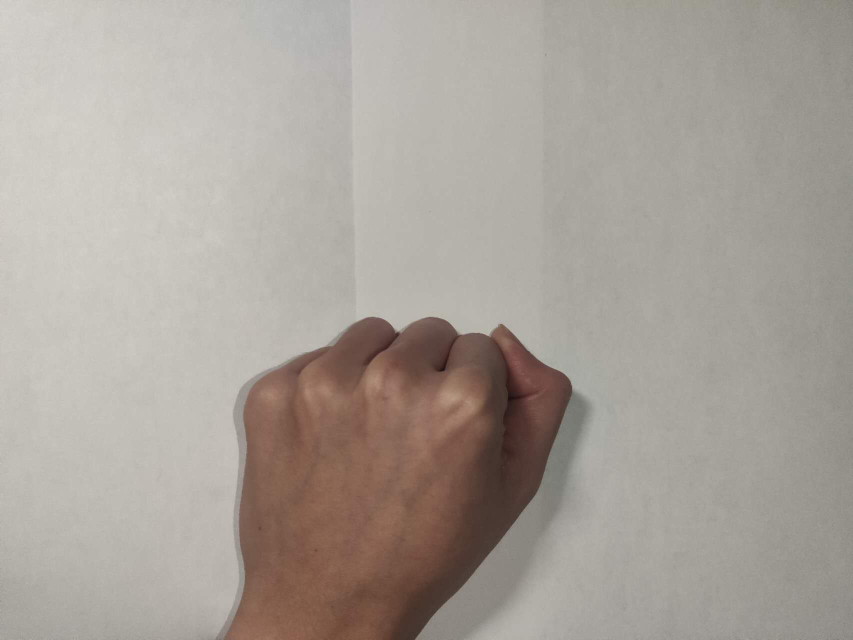
#> input picture a_1.jpg, 1706 x 1280 px, given in place of the camera (shown at 1/2 size)
$ python GR_v0.3.py
#> lines starting #> are read from the running program, lines starting #| are printed output that depends on the picture; after the words box and inside, x2 and y2 are one past the last pixel; in counts of white or black regions, pixels touching at a corner belong together
# -*- coding: utf-8 -*-
"""
@author: dongs
version 0.3
change algorithm
"""

import cv2
import numpy as np

def main():
    cap = cv2.VideoCapture(0)

    while True:
        gesture = "unknown"
        distance_ratio = 0.0
        ret, frame = cap.read()
#> frame is the input picture: shape (1280, 1706, 3); mean B, G, R 153.5, 161.1, 168.4
        if not ret:
            break

        # Convert the frame to grayscale and apply Gaussian blur
        gray = cv2.cvtColor(frame, cv2.COLOR_BGR2GRAY)
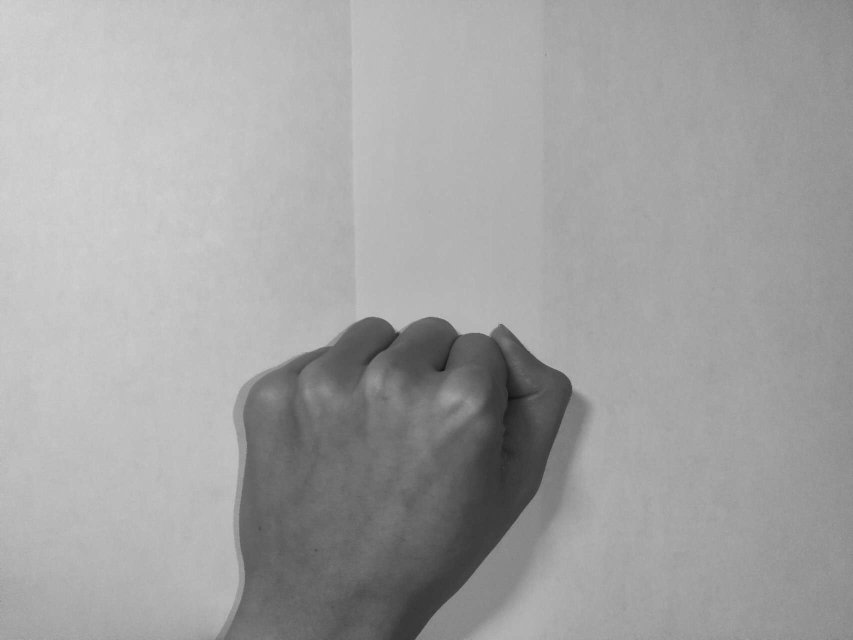
#> gray: shape (1280, 1706) (shown at 1/2 size); min 15, max 212, mean 162.3
        blurred = cv2.GaussianBlur(gray, (35, 35), 0)

        # Threshold the image to create a binary image
        _, thresh = cv2.threshold(blurred, 127, 255, cv2.THRESH_BINARY_INV)
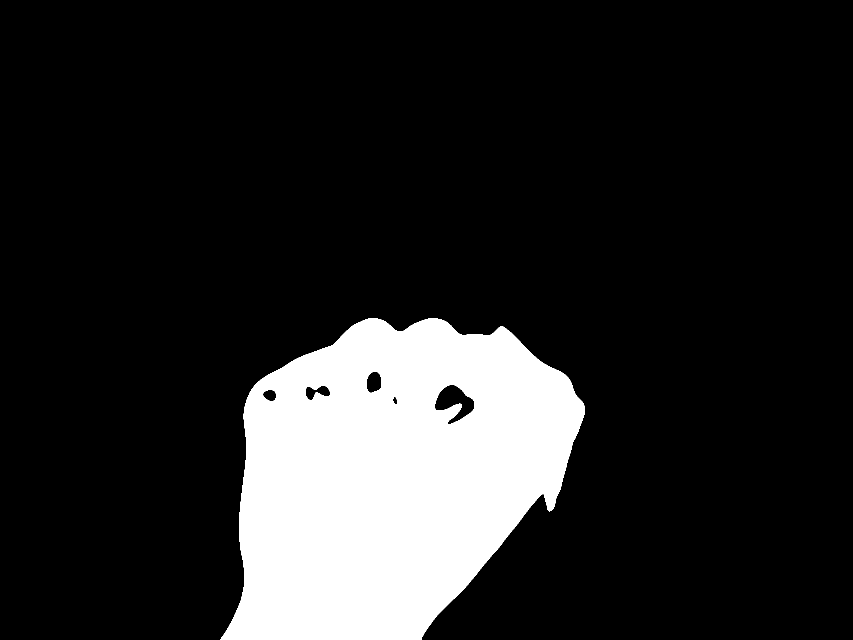
#> thresh: shape (1280, 1706) (shown at 1/2 size); 15.3% white; 1 white region

        # Find contours in the binary image
        contours, _ = cv2.findContours(thresh, cv2.RETR_EXTERNAL, cv2.CHAIN_APPROX_SIMPLE)
#> contours = 1 contour; box (x1, y1, x2, y2) and area: (441, 636, 1170, 1280) 338754

        # Filter the contours based on a minimum area threshold
        min_area = 5000
        filtered_contours = [c for c in contours if cv2.contourArea(c) > min_area]
#> filtered_contours has the same summary as contours

        if filtered_contours:
            hand_contour = max(filtered_contours, key=cv2.contourArea)
#> hand_contour = contour of 791 points, box (x1, y1, x2, y2) (441, 636, 1170, 1280), area 338754
            M = cv2.moments(hand_contour)
#> M = moments, m00 338753.5, centre m10/m00, m01/m00 = (782.7, 953.9)
            if M["m00"] != 0:
                center = np.array([int(M["m10"] / M["m00"]), int(M["m01"] / M["m00"])])
#> center = [782, 953]
            else:
                center = np.array([0, 0])

            # Convex hull and convexity defects
            hull = cv2.convexHull(hand_contour, returnPoints=False)
#> hull = 40 values, max 790 at index 0, min 0 at index 39, mean 352.4
            defects = cv2.convexityDefects(hand_contour, hull)
#> defects = 33 rows, first 6: [0, 2, 1, 217], [2, 8, 3, 162], [8, 18, 17, 212], [18, 26, 19, 114], [26, 142, 35, 3551], [142, 148, 143, 142]

            # Find the bounding rectangle around the hand contour
            x, y, w, h = cv2.boundingRect(hand_contour)
#> x = 441; y = 636; w = 729; h = 644

            # Calculate the aspect ratio of the bounding rectangle
            aspect_ratio = float(w) / h
#> aspect_ratio = 1.13

            # Gesture recognition
            if defects is not None:
                far_points = []
                for i in range(defects.shape[0]):
                    s, e, f, _ = defects[i, 0]
                    start = tuple(hand_contour[s][0])
                    end = tuple(hand_contour[e][0])
                    far = tuple(hand_contour[f][0])

                    # Calculate the distance between the farthest point and the center
                    far_distance = np.linalg.norm(center - np.array(far))
                    far_points.append((far, far_distance))
#> this loop made 33 passes
#> (s, e, f, start, end, far, far_distance) on passes 1 to 12: (0, 2, 1, (743, 636), (736, 637), (742, 637), 318.5), (2, 8, 3, (736, 637), (727, 640), (735, 638), 318.5), (8, 18, 17, (727, 640), (716, 645), (718, 645), 314.6), (18, 26, 19, (716, 645), (708, 649), (715, 646), 314.2), (26, 142, 35, (708, 649), (534, 750), (665, 690), 287.9), (142, 148, 143, (534, 750), (525, 756), (532, 752), 320.8), (148, 150, 149, (525, 756), (521, 759), (522, 759), 324.4), (150, 152, 151, (521, 759), (516, 763), (517, 763), 326.1), (153, 157, 154, (509, 770), (503, 778), (509, 771), 328.1), (157, 163, 162, (503, 778), (499, 785), (501, 783), 328.4), (163, 165, 164, (499, 785), (498, 787), (499, 786), 328.6), (165, 173, 166, (498, 787), (494, 796), (498, 789), 328)
#> after the loop, far_points = 33 items

                # Sort the far points by distance
                far_points.sort(key=lambda x: x[1], reverse=True)

                if len(far_points) >= 2:
                    # Check the aspect ratio to differentiate between the "Clenched Fist" and other gestures
                    if aspect_ratio > 1.2:
                        gesture = "Clenched Fist"
                    else:
                        # Calculate the distance ratio between the two farthest points
                        distance_ratio = far_points[0][1] / far_points[1][1]
#> distance_ratio = 1

                        if distance_ratio > 1.5:
                            gesture = "Index Finger Extended"
                        else:
                            gesture = "Victory Gesture"
                else:
                    gesture = "Clenched Fist"
            else:
                gesture = "unknown"

            # Draw the hand contour and the bounding rectangle
            cv2.drawContours(frame, [hand_contour], 0, (0, 255, 0), 2)
            cv2.rectangle(frame, (x, y), (x + w, y + h), (0, 0, 255), 2)

            # Display the gesture, aspect_ratio, and distance_ratio on the frame
            cv2.putText(frame, f"Gesture: {gesture}", (30, 30), cv2.FONT_HERSHEY_SIMPLEX, 1, (0, 0, 255), 2)
            cv2.putText(frame, f"Aspect Ratio: {aspect_ratio:.2f}", (30, 60), cv2.FONT_HERSHEY_SIMPLEX, 1, (0, 0, 255), 2)

            if defects is not None and len(far_points) >= 2:
                cv2.putText(frame, f"Distance Ratio: {distance_ratio:.2f}", (30, 90), cv2.FONT_HERSHEY_SIMPLEX, 1, (0, 0, 255), 2)
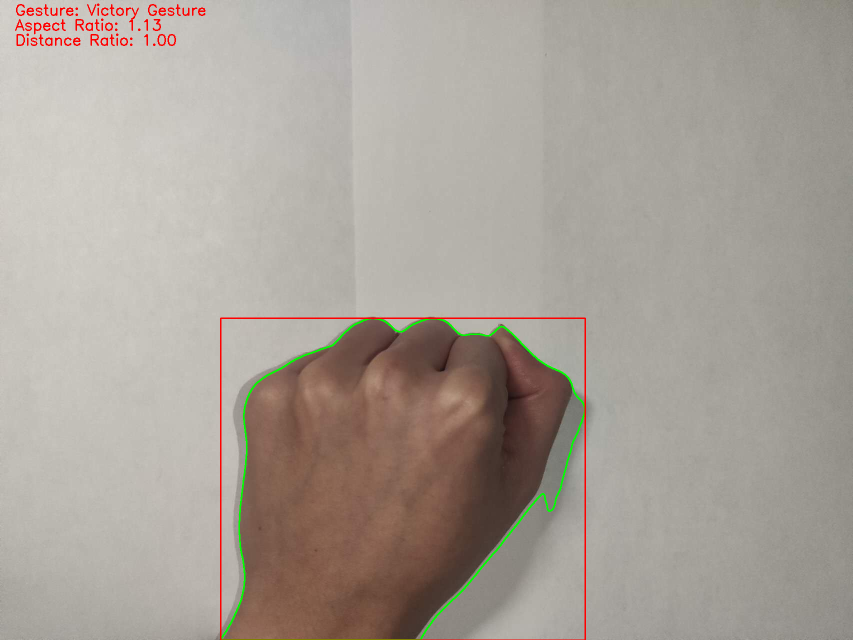
#> frame: shape (1280, 1706, 3) (shown at 1/2 size); mean B, G, R 152, 160.4, 168.4


        # Show the frame
        cv2.imshow('Hand Gesture Recognition', frame)

        # Exit on pressing the 'q' key
        if cv2.waitKey(1) & 0xFF == ord('q'):
#> (key q is pressed here)
            break


    # Release the camera and close all windows
    cap.release()
    cv2.destroyAllWindows()

if __name__ == "__main__":
    main()

$ run again, on a_2.jpg
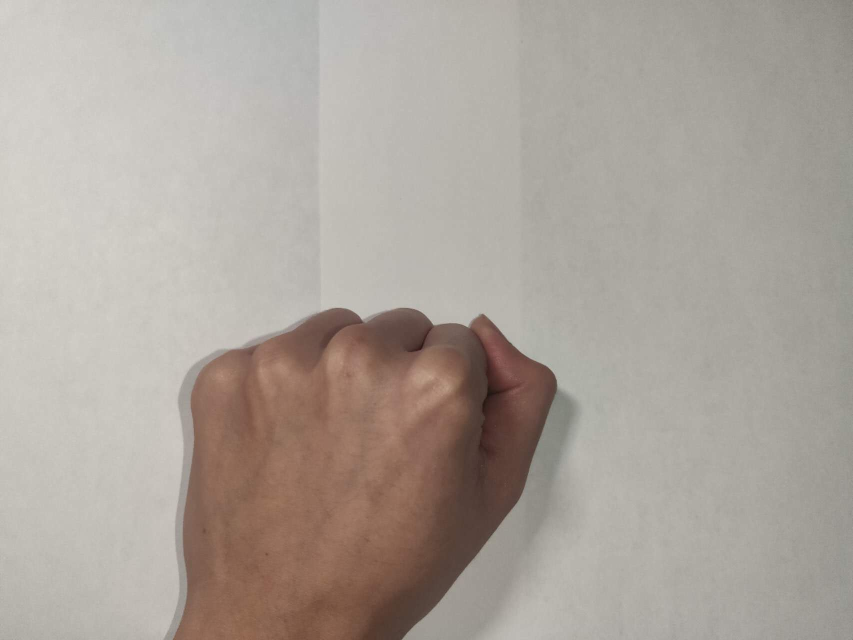
#> input picture a_2.jpg, 1706 x 1280 px, given in place of the camera (shown at 1/2 size)
#> in main, frame is the input picture: shape (1280, 1706, 3); mean B, G, R 155.2, 163.1, 171.4
#> in main, `_, thresh = cv2.threshold(blurred, 127, 255, cv2.THRESH_BINARY_INV)`:
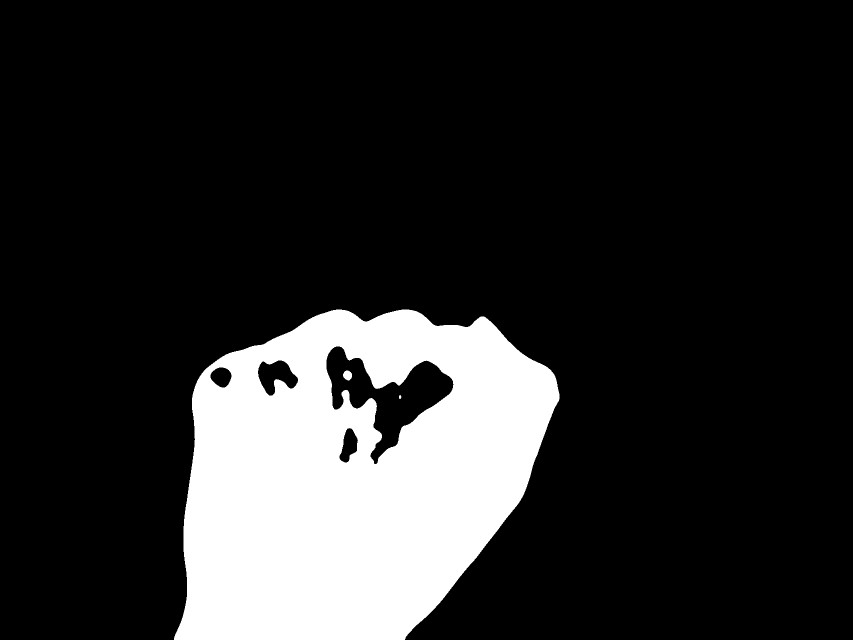
#> thresh: shape (1280, 1706) (shown at 1/2 size); 16.7% white; 3 white regions
#> contours = 1 contour; box (x1, y1, x2, y2) and area: (348, 619, 1119, 1280) 392600
#> filtered_contours has the same summary as contours
#> hand_contour = contour of 806 points, box (x1, y1, x2, y2) (348, 619, 1119, 1280), area 392600
#> M = moments, m00 392600.5, centre m10/m00, m01/m00 = (706.6, 948.4)
#> center = [706, 948]
#> hull = 50 values, max 729 at index 0, min 0 at index 49, mean 334.4
#> defects = 45 rows, first 6: [729, 0, 777, 6144], [0, 2, 1, 210], [2, 4, 3, 186], [4, 16, 15, 231], [16, 20, 17, 162], [20, 24, 23, 190]
#> x = 348; y = 619; w = 771; h = 661
#> aspect_ratio = 1.17
#> the loop in main, `for i in range(defects.shape[0]):` made 45 passes
#> (s, e, f, start, end, far, far_distance) on passes 1 to 7: (729, 0, 777, (818, 619), (672, 619), (734, 643), 306.3), (0, 2, 1, (672, 619), (666, 620), (671, 620), 329.9), (2, 4, 3, (666, 620), (662, 621), (665, 621), 329.6), (4, 16, 15, (662, 621), (643, 627), (646, 627), 326.6), (16, 20, 17, (643, 627), (637, 629), (642, 628), 326.3), (20, 24, 23, (637, 629), (632, 631), (634, 631), 325.1), (24, 30, 29, (632, 631), (625, 634), (627, 634), 323.8)
#> after the loop in main, `for i in range(defects.shape[0]):`: far_points = 45 items
#> distance_ratio = 1
#> in main, `cv2.putText(frame, f"Distance Ratio: {distance_ratio:.2f}", (30, 90), ..`:
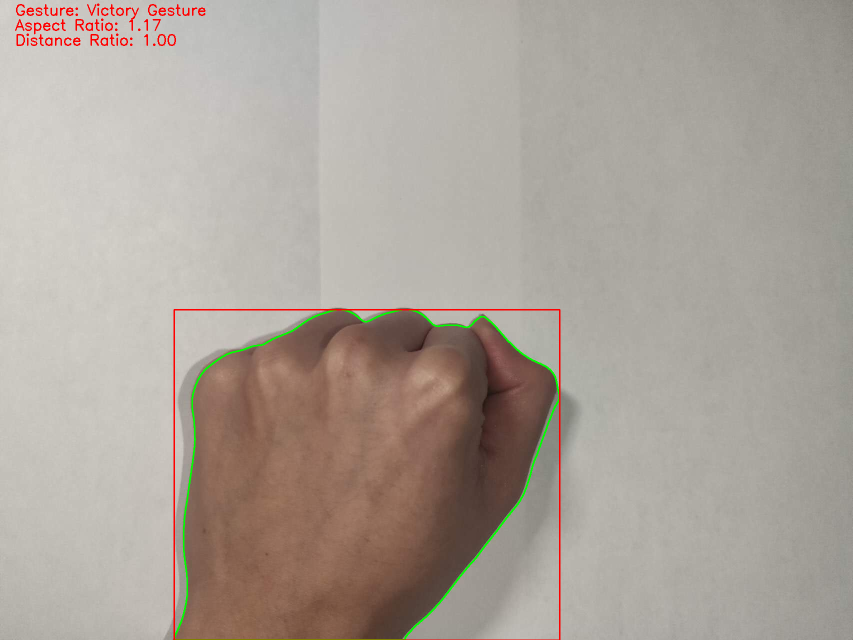
#> frame: shape (1280, 1706, 3) (shown at 1/2 size); mean B, G, R 153.7, 162.4, 171.4

$ run again, on b_1.jpg
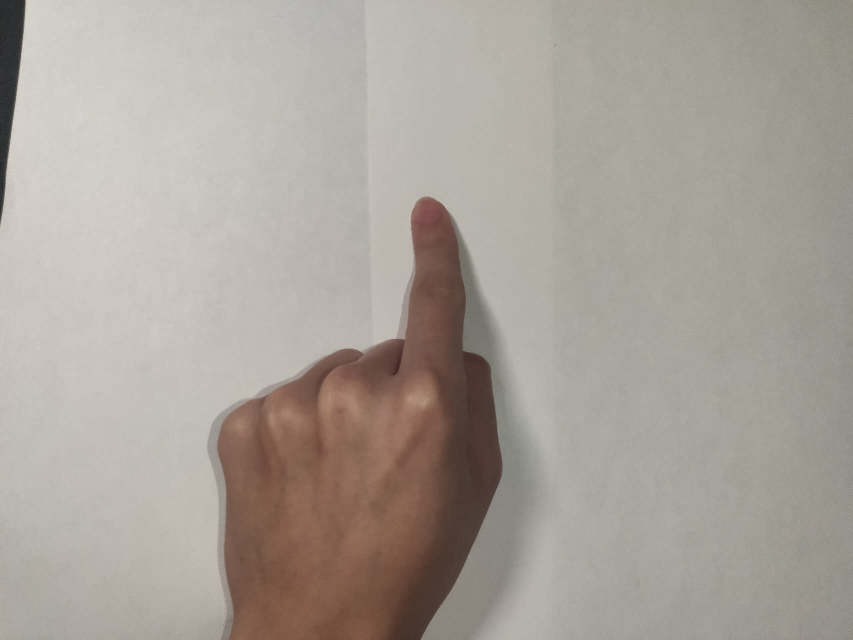
#> input picture b_1.jpg, 1706 x 1280 px, given in place of the camera (shown at 1/2 size)
#> in main, frame is the input picture: shape (1280, 1706, 3); mean B, G, R 154, 161.3, 168.8
#> in main, `_, thresh = cv2.threshold(blurred, 127, 255, cv2.THRESH_BINARY_INV)`:
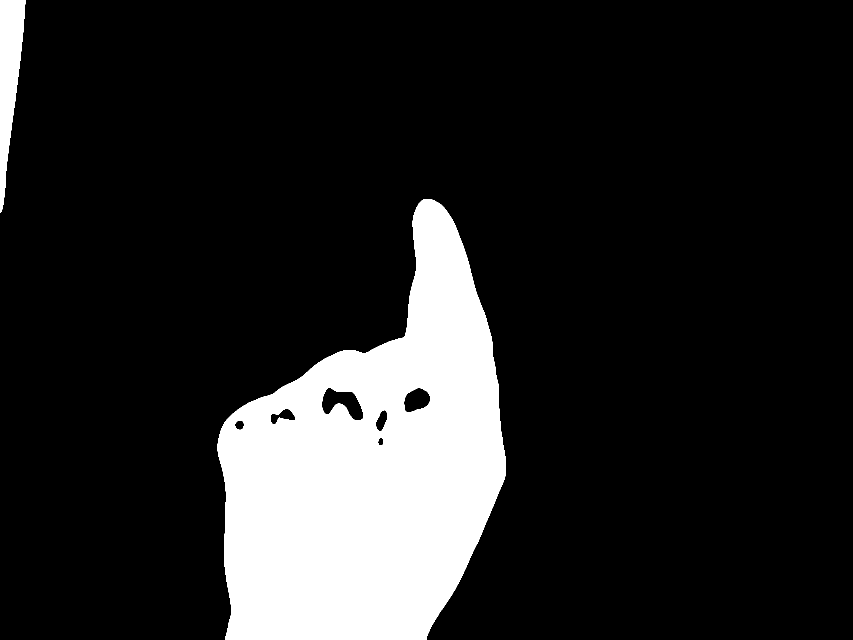
#> thresh: shape (1280, 1706) (shown at 1/2 size); 14.9% white; 2 white regions
#> contours = 2 contours; box (x1, y1, x2, y2) and area: (435, 398, 1012, 1280) 317518, (0, 0, 51, 425) 11758
#> filtered_contours has the same summary as contours
#> hand_contour = contour of 962 points, box (x1, y1, x2, y2) (435, 398, 1012, 1280), area 317518
#> M = moments, m00 317518, centre m10/m00, m01/m00 = (737.9, 941.9)
#> center = [737, 941]
#> hull = 44 values, max 961 at index 0, min 0 at index 43, mean 618.3
#> defects = 38 rows, first 6: [0, 2, 1, 162], [2, 4, 3, 114], [5, 313, 86, 39742], [313, 315, 314, 154], [315, 327, 316, 114], [327, 331, 328, 190]
#> x = 435; y = 398; w = 577; h = 882
#> aspect_ratio = 0.654
#> the loop in main, `for i in range(defects.shape[0]):` made 38 passes
#> (s, e, f, start, end, far, far_distance) on passes 1 to 7: (0, 2, 1, (849, 398), (846, 399), (848, 399), 553.2), (2, 4, 3, (846, 399), (844, 400), (845, 400), 551.7), (5, 313, 86, (837, 407), (452, 840), (810, 671), 279.7), (313, 315, 314, (452, 840), (449, 844), (452, 841), 302), (315, 327, 316, (449, 844), (443, 856), (449, 845), 303.6), (327, 331, 328, (443, 856), (441, 861), (443, 858), 305.5), (331, 333, 332, (441, 861), (440, 864), (441, 863), 306.1)
#> after the loop in main, `for i in range(defects.shape[0]):`: far_points = 38 items
#> distance_ratio = 1
#> in main, `cv2.putText(frame, f"Distance Ratio: {distance_ratio:.2f}", (30, 90), ..`:
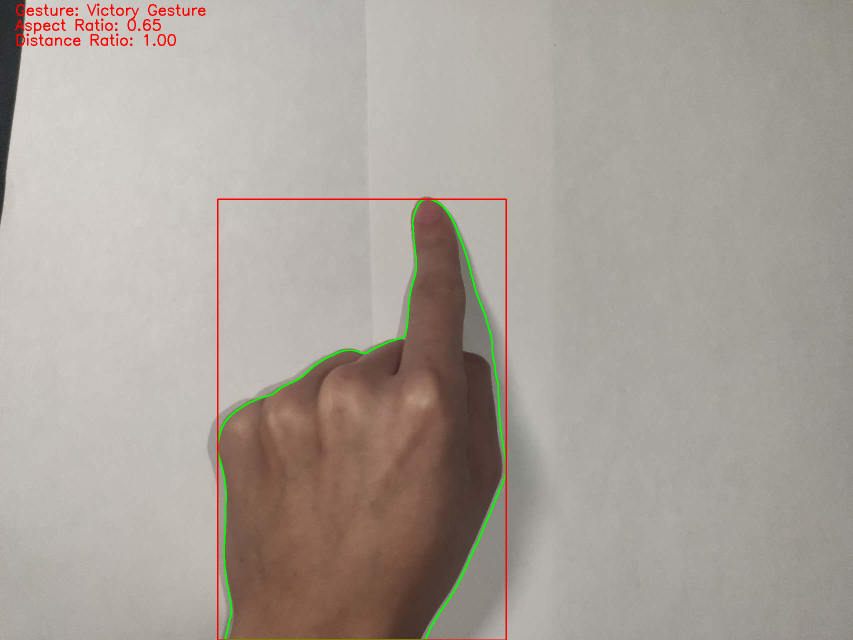
#> frame: shape (1280, 1706, 3) (shown at 1/2 size); mean B, G, R 152.5, 160.6, 168.8
